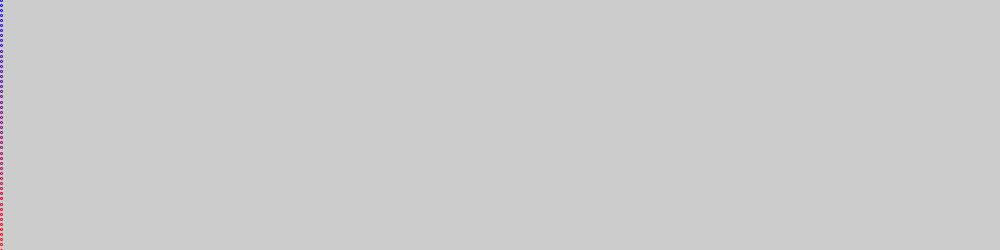
Frame 1 (no input)
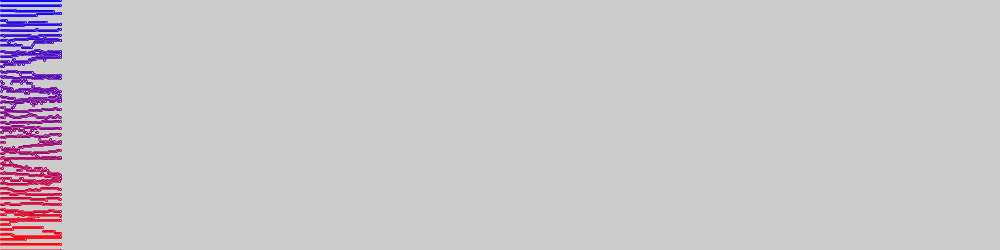
Frame 60 (the mouse pressed at the canvas centre just before this capture)
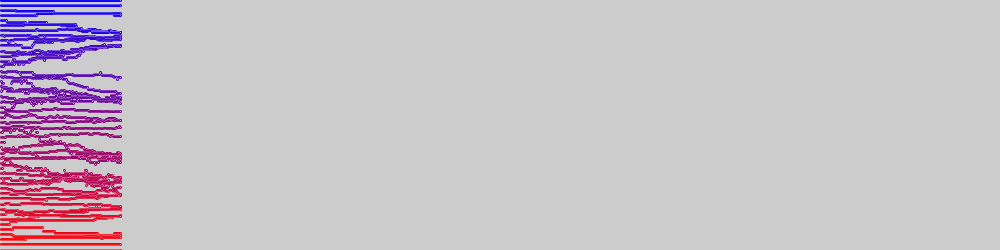
Frame 120 (the mouse held since frame 60 and released just before this capture)

The Processing sketch that drew these frames (run headless with seeded random() and noise(); from frame 60 on, the mouse is pressed at the canvas centre):

// Processing sketch: confidence03
// ── confidence03.pde
//Bounded confidence 0D - 3th attempt
//Differences in tresholds as a function of extremes of views
final int N=50;//Number of agents
final float treScale=0.5;//Threshold is a function of extremes of views times Scale
float[] minds=new float[N];//creating the minds array 
float[]   eps=new float[N];//creating the epsilons array
float[]   tre=new float[N];//creating the tresholds array

//for visualisation
float   side=0;

void setup()
{
  size(1000,250);
  side=height/(N*2);
  frameRate(60);
  //Initialisation
  for(int i=0;i<N;i++)
  {
    minds[i]=i*(1.0/(N-1));//<0..1>
    eps[i]=random(0.001,0.01);
    //Threshold is a function of extremes of views
    tre[i]=(0.5-abs(minds[i]-0.5))*treScale;//<0..0.5*Scale>
  }
  //Check
  for(int i=0;i<N;i++)
    println(minds[i],eps[i],tre[i]);
}

void draw()
{
  //Visualisation
  float step=255/N,R=255,B=0;
  for(int i=0;i<N;i++)
  {
    stroke(R,0,B);R-=step;B+=step;
    ellipse(frameCount,(1-minds[i])*height,side,side);
  }
  
  //Monte Carlo step of changes
  for(int i=0;i<N;i++)
  {
    int a=int(random(N));
    int b=int(random(N));
    
    if(abs(minds[a]-minds[b])<tre[a])
    {
      if(minds[a] < minds[b])
        minds[a]+=eps[a];
      else
      if(minds[a] > minds[b])
        minds[a]-=eps[a];
    }
  }
  
}
